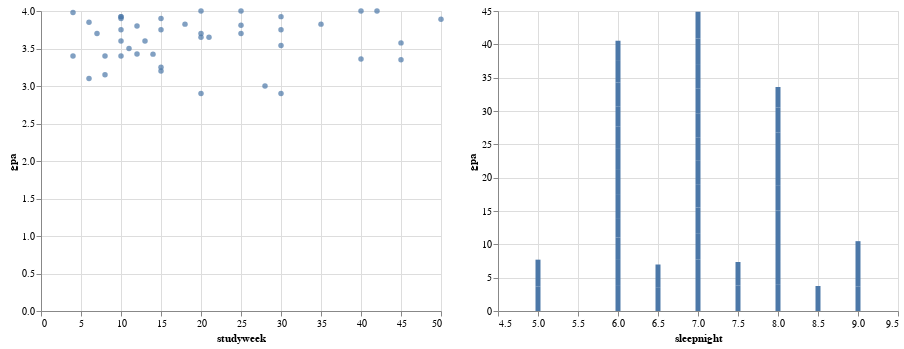

Write notebook code for a chart like this one.
### Markdown cell above
## Visualizing Data

### Context: 

Everyone who are currently in school always have asked the question if there is a correlation between amount of sleep, study hours and GPA. I always like to see if there is a sweet spot for sleep and study hours to GPA for maximum efficiency. We will be using x = study hours (for one data), x = sleep, y = GPA to see data.

### Code cell
scatter_plot = alt.Chart(df).mark_point(filled = True).encode(
    x = "studyweek",
    y = "gpa",
    tooltip = ['gpa:N', 'studyweek:N'], 
)

chart = alt.Chart(df).mark_bar().encode(
    x = 'sleepnight', 
    y = 'gpa', 
    tooltip = ['gpa', 'sleepnight']
)

scatter_plot | chart

### Figure 1 — Vega-Lite specification as saved in the notebook (floating-point values rounded to 4 significant figures)
{"config": {"view": {"continuousWidth": 400, "continuousHeight": 300}}, "hconcat": [{"mark": {"type": "point", "filled": true}, "encoding": {"tooltip": [{"field": "gpa", "type": "nominal"}, {"field": "studyweek", "type": "nominal"}], "x": {"field": "studyweek", "type": "quantitative"}, "y": {"field": "gpa", "type": "quantitative"}}}, {"mark": "bar", "encoding": {"tooltip": [{"field": "gpa", "type": "quantitative"}, {"field": "sleepnight", "type": "quantitative"}], "x": {"field": "sleepnight", "type": "quantitative"}, "y": {"field": "gpa", "type": "quantitative"}}}], "data": {"name": "data-00875a5ab5b81ef5cec7140bad287dab"}, "$schema": "https://vega.github.io/schema/vega-lite/v4.17.0.json", "datasets": {"data-00875a5ab5b81ef5cec7140bad287dab": [{"gpa": 3.89, "studyweek": 50, "sleepnight": 6.0, "gender": "female"}, {"gpa": 3.9, "studyweek": 15, "sleepnight": 6.0, "gender": "female"}, {"gpa": 3.75, "studyweek": 15, "sleepnight": 7.0, "gender": "female"}, {"gpa": 4.0, "studyweek": 25, "sleepnight": 7.0, "gender": "female"}, {"gpa": 3.25, "studyweek": 15, "sleepnight": 6.0, "gender": "female"}, {"gpa": 3.925, "studyweek": 10, "sleepnight": 8.0, "gender": "female"}, {"gpa": 3.428, "studyweek": 12, "sleepnight": 8.0, "gender": "female"}, {"gpa": 3.9, "studyweek": 10, "sleepnight": 8.0, "gender": "female"}, {"gpa": 2.9, "studyweek": 30, "sleepnight": 6.0, "gender": "female"}, {"gpa": 3.925, "studyweek": 30, "sleepnight": 7.0, "gender": "female"}, {"gpa": 3.65, "studyweek": 21, "sleepnight": 9.0, "gender": "female"}, {"gpa": 3.75, "studyweek": 10, "sleepnight": 8.5, "gender": "female"}, {"gpa": 3.8, "studyweek": 12, "sleepnight": 8.0, "gender": "female"}, {"gpa": 3.4, "studyweek": 4, "sleepnight": 9.0, "gender": "female"}, {"gpa": 3.575, "studyweek": 45, "sleepnight": 6.5, "gender": "female"}, {"gpa": 3.85, "studyweek": 6, "sleepnight": 7.0, "gender": "female"}, {"gpa": 3.4, "studyweek": 10, "sleepnight": 7.0, "gender": "female"}, {"gpa": 3.6, "studyweek": 13, "sleepnight": 6.0, "gender": "female"}, {"gpa": 3.825, "studyweek": 35, "sleepnight": 8.0, "gender": "female"}, {"gpa": 3.925, "studyweek": 10, "sleepnight": 8.0, "gender": "female"}, {"gpa": 4.0, "studyweek": 40, "sleepnight": 8.0, "gender": "female"}, {"gpa": 3.425, "studyweek": 14, "sleepnight": 9.0, "gender": "female"}, {"gpa": 3.75, "studyweek": 30, "sleepnight": 6.0, "gender": "female"}, {"gpa": 3.15, "studyweek": 8, "sleepnight": 6.0, "gender": "female"}, {"gpa": 3.4, "studyweek": 8, "sleepnight": 6.5, "gender": "female"}, {"gpa": 3.7, "studyweek": 20, "sleepnight": 7.0, "gender": "female"}, {"gpa": 3.36, "studyweek": 40, "sleepnight": 7.0, "gender": "female"}, {"gpa": 3.7, "studyweek": 25, "sleepnight": 5.0, "gender": "female"}, {"gpa": 3.6, "studyweek": 10, "sleepnight": 7.0, "gender": "female"}, {"gpa": 3.825, "studyweek": 18, "sleepnight": 7.0, "gender": "female"}, {"gpa": 3.2, "studyweek": 15, "sleepnight": 6.0, "gender": "female"}, {"gpa": 3.5, "studyweek": 11, "sleepnight": 7.0, "gender": "female"}, {"gpa": 3.0, "studyweek": 28, "sleepnight": 6.0, "gender": "female"}, {"gpa": 3.98, "studyweek": 4, "sleepnight": 7.0, "gender": "female"}, {"gpa": 3.81, "studyweek": 25, "sleepnight": 7.5, "gender": "female"}, {"gpa": 4.0, "studyweek": 42, "sleepnight": 5.0, "gender": "female"}, {"gpa": 3.65, "studyweek": 20, "sleepnight": 6.0, "gender": "female"}, {"gpa": 3.7, "studyweek": 7, "sleepnight": 8.0, "gender": "female"}, {"gpa": 3.1, "studyweek": 6, "sleepnight": 8.0, "gender": "female"}, {"gpa": 4.0, "studyweek": 20, "sleepnight": 7.0, "gender": "female"}, {"gpa": 3.35, "studyweek": 45, "sleepnight": 6.0, "gender": "female"}, {"gpa": 3.541, "studyweek": 30, "sleepnight": 7.5, "gender": "female"}, {"gpa": 2.9, "studyweek": 20, "sleepnight": 6.0, "gender": "female"}]}}
